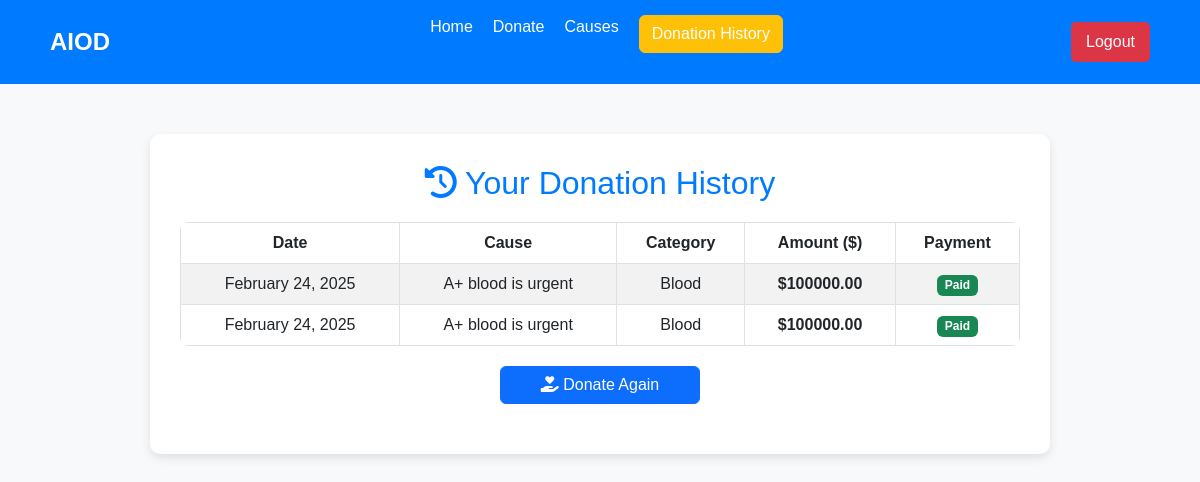
Screenshot of /donation-history/ with the database file from the repository.
### app/models.py (models this page shows, shortened)
class Donation(models.Model):
    donor_name = models.CharField(max_length=100)
    donor_email = models.EmailField()
    category = models.ForeignKey(Category, on_delete=models.CASCADE, related_name="donations")
    cause = models.ForeignKey(Cause, on_delete=models.CASCADE, related_name="donations")
    amount = models.DecimalField(max_digits=10, decimal_places=2)
    date = models.DateTimeField(auto_now_add=True)
    payment_status = models.BooleanField(default=False)  # False means unpaid
    razorpay_order_id = models.CharField(max_length=255, blank=True, null=True)

class Cause(models.Model):
    category = models.ForeignKey(Category, on_delete=models.CASCADE, related_name="causes")
    title = models.CharField(max_length=255)
    description = models.TextField()
    target_amount = models.DecimalField(max_digits=10, decimal_places=2)
    raised_amount = models.DecimalField(max_digits=10, decimal_places=2, default=0.00)
    created_at = models.DateTimeField(auto_now_add=True)

class Category(models.Model):
    name = models.CharField(max_length=255, unique=True)
    description = models.TextField(blank=True)

### app/views.py (the view)
# urls.py: path("donation-history/", views.donation_history, name="donation_history"),
def donation_history(request):
    donations = Donation.objects.all()  # Fetch all donations
    return render(request, "customer/donation_history.html", {"donations": donations})

### templates/customer/donation_history.html (shortened to what this page needs)
<!DOCTYPE html>
<html lang="en">
<head>
    <link rel="stylesheet" href="https://cdnjs.cloudflare.com/ajax/libs/bootstrap/5.3.0/css/bootstrap.min.css">
</head>
<body>
    <nav>
        <div class="logo">AIOD</div>
        <ul class="nav-links">
            <li><a href="{% url 'customerhome' %}">Home</a></li>
            <li><a href="{% url 'donate' %}">Donate</a></li>
            <li><a href="../causes">Causes</a></li>
            <li><a href="{% url 'donation_history' %}" class="btn btn-warning">Donation History</a></li>
        </ul>
        <a href="{% url 'logout' %}"><button class="logout-btn">Logout</button></a>
    </nav>
    <div class="container">
        <h2><i class="fas fa-history"></i> Your Donation History</h2>
        <table class="table table-striped table-bordered">
            <thead>
                <tr>
                    <th>Date</th>
                    <th>Cause</th>
                    <th>Category</th>
                    <th>Amount ($)</th>
                    <th>Payment</th>
                </tr>
            </thead>
            <tbody>
                {% for donation in donations %}
                <tr>
                    <td>{{ donation.date|date:"F d, Y" }}</td>
                    <td>{{ donation.cause.title }}</td>
                    <td>{{ donation.category.name }}</td>
                    <td><strong>${{ donation.amount }}</strong></td>
                    <td>
                        {% if donation.payment_status %}
                            <span class="badge bg-success">Paid</span>
                        {% else %}
                            <button class="btn btn-danger pay-now-btn" data-donation-id="{{ donation.id }}">Pay Now</button>
                        {% endif %}
                    </td>
                </tr>
                {% empty %}
                <tr>
                    <td colspan="5">No donations found.</td>
                </tr>
                {% endfor %}
            </tbody>
        </table>
        <a href="{% url 'donate' %}" class="btn btn-primary"><i class="fas fa-hand-holding-heart"></i> Donate Again</a>
    </div>
</body>
</html>

### templates/customer/donation_history.html (style rules this page uses)
body { background-color: #f8f9fa; font-family: 'Poppins', sans-serif; }
nav { display: flex; justify-content: space-between; align-items: center; background: #007bff; padding: 15px 50px; color: white; }
.logo { font-size: 24px; font-weight: bold; }
.nav-links { list-style: none; display: flex; gap: 20px; }
.nav-links a { color: white; text-decoration: none; font-size: 16px; font-weight: 500; }
.logout-btn { background: #dc3545; padding: 8px 15px; border-radius: 5px; border: none; color: white; font-size: 16px; cursor: pointer; }
.container { max-width: 900px; margin: 50px auto; background: white; padding: 30px; border-radius: 10px; box-shadow: 0px 4px 10px rgba(0, 0, 0, 0.1); }
h2 { text-align: center; color: #007bff; margin-bottom: 20px; }
.table { border-radius: 8px; overflow: hidden; }
th { background-color: #007bff; color: white; text-align: center; }
td { text-align: center; }
.btn-primary { display: block; width: 200px; margin: 20px auto; text-align: center; }

### rows the page displays
Donation: date "February 24, 2025", cause "A+ blood is urgent", category.name "Blood", amount "100000.00", payment_status "Paid"
Donation: date "February 24, 2025", cause "A+ blood is urgent", category.name "Blood", amount "100000.00", payment_status "Paid"
